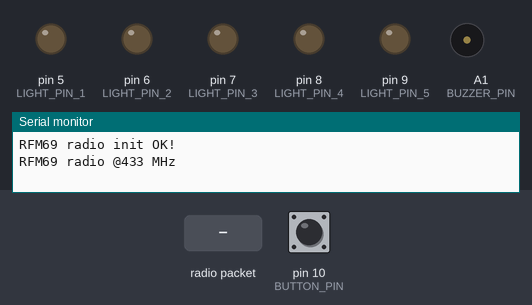
Simulated run of this sketch. Board: Arduino Uno, built for the host (arithmetic inside an expression is 32-bit, double 64-bit). On the bench: output pins drawn as LEDs (lit = HIGH), buzzer (waves = sounding), the last lines printed to the serial monitor. The test bench sets the inputs (shaded band); at power-on: pin 10 (BUTTON_PIN) HIGH. No radio packets arrive unless stated; pins used as bus, display or sensor lines are not drawn.

Above: at 1.2 s.
1.3 s: pin 10 (BUTTON_PIN) pulled LOW for 0.15 s
At 1.72 s:
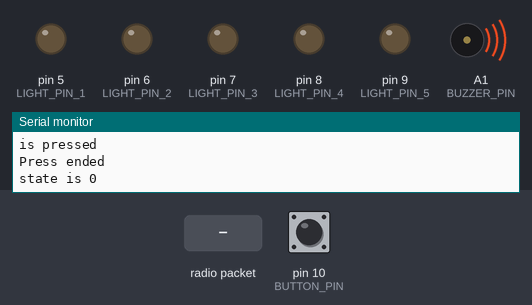
3.3 s: radio packet "1" arrives
At 4.6 s:
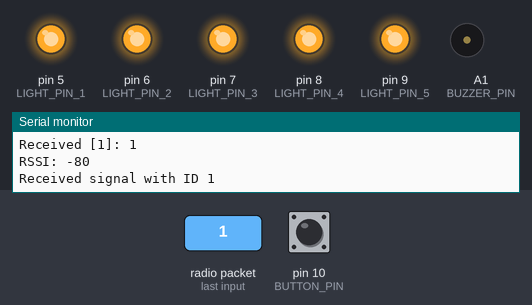
4.9 s: pin 10 (BUTTON_PIN) pulled LOW for 1 s
At 6.4 s:
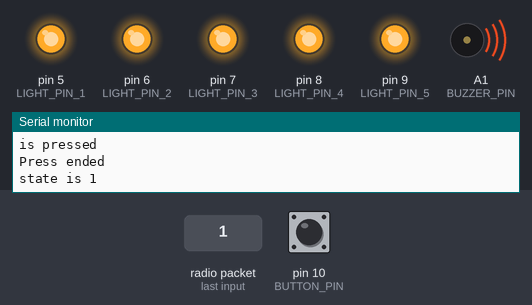
8.0 s: pin 10 (BUTTON_PIN) pulled LOW for 3.2 s
At 12.5 s:
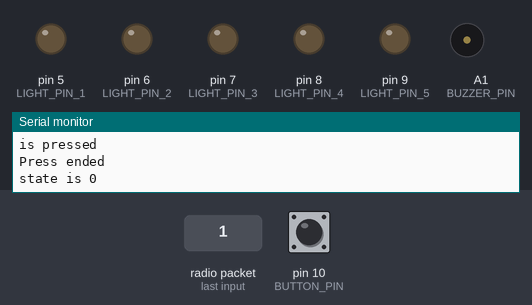
13.0 s: radio packet "0" arrives
At 13.7 s:
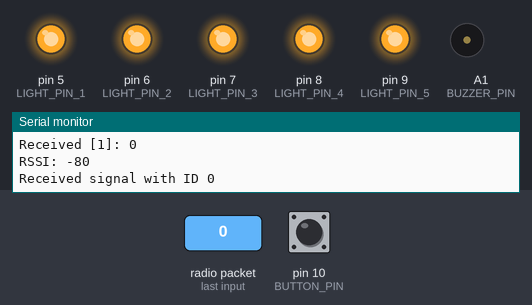
Timing chart, 0 to 21.5 s (numbered marks = the images above; inputs shaded):
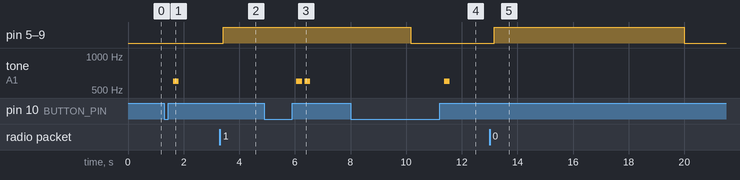

The sketch:

base.ino
```cpp
//RadioHead radio transceiver libraries
#include <SPI.h>
#include <RH_RF69.h>
#include <string.h>

//Demo flags
//Reset interval set to 10 for testing/demo, set to 86400 for daily
#define RESET_INTERVAL_SECONDS 10
//Enable requirement of matching of remote ID to base ID
#define REQUIRE_UID_MATCH false

//IO Pins
#define LIGHT_PIN_1 5
#define LIGHT_PIN_2 6
#define LIGHT_PIN_3 7
#define LIGHT_PIN_4 8
#define LIGHT_PIN_5 9
#define BUZZER_PIN A1
#define BUTTON_PIN 10

//Radio Pins
#define RF69_FREQ 433.0
#define RFM69_CS    4 //CS
#define RFM69_INT   3 //G0
#define RFM69_RST   2 //RST
//#define RADIO_MOSI_PIN 11
//#define RADIO_MISO_PIN 12
//#define RADIO_SCLK_PIN 13
//#define RECEIVER_PIN 13

#define BUZZER_FREQ 600

//Thresholds for analog input for counter numbers
#define ID_SIZE 64
int dipSwitchVals[ID_SIZE] = {0, 21, 47, 68, 98, 117, 138, 156, 191, 207, 225, 239, 260, 272, 287, 299,
                        341, 352, 365, 375, 389, 398, 408, 417, 435, 442, 451, 458, 469, 476, 484, 490,
                        512, 518, 525, 530, 538, 543, 549, 554, 565, 570, 575, 579, 586, 590, 595, 599,
                        615, 619, 623, 626, 632, 635, 639, 642, 649, 653, 656, 659, 664, 666, 670, 672};

//Unique ID of the module for use pairing to remote
#define ID_PIN A0

#define HELD_PRESSES_THRESHOLD 20
#define READOUT_PRESSES_THRESHOLD 3

int LIGHT_STATE;
unsigned long previousMillis = 0;
unsigned long interval = (1000 * RESET_INTERVAL_SECONDS);
int sensorValue = 0;
int baseUID;
int remoteUID;
uint8_t completionState = false;
bool buttonPressed = false;
int consecButtonPress = 0;
String remoteIdRec;

// Singleton instance of the radio driver
RH_RF69 rf69(RFM69_CS, RFM69_INT);

void setup() {
  Serial.begin(9600);
  //Initialize IO
  pinMode(LIGHT_PIN_1, OUTPUT);
  pinMode(LIGHT_PIN_2, OUTPUT);
  pinMode(LIGHT_PIN_3, OUTPUT);
  pinMode(LIGHT_PIN_4, OUTPUT);
  pinMode(LIGHT_PIN_5, OUTPUT);
  pinMode(BUTTON_PIN, INPUT_PULLUP);

  LIGHT_STATE=0;
  baseUID = readCounterVoltageAsDigit(analogRead(ID_PIN));
  //Serial.println("Input: " + String(readCounterVoltageAsDigit(analogRead(ID_PIN))));

  initializeRadio();

}

void loop() {
  //BASE BUTTON
  uint8_t buttonState = digitalRead(BUTTON_PIN);
  //Short button press will trigger audio state readout, long press will callibrate

  if (buttonState == LOW){
    Serial.println("is pressed");
    buttonPressed = true;
    consecButtonPress++;
  }
  //triggered when button stops being pressed
  else if (buttonPressed == true){
    Serial.println("Press ended");
    if (consecButtonPress > HELD_PRESSES_THRESHOLD){
      calibrate();
    }
    else{
      readout();
    }
    buttonPressed = false;
    consecButtonPress = 0;
  }

  //Serial.println("LIGHT_STATE is " + String(LIGHT_STATE));
  //RADIO
  //Check if we have a transmission available
  if (rf69.available()){// && LIGHT_STATE==0){
    Serial.println("attempting receive");
    String remoteUID = receiveTransmission();
    //Flag to easily control if module requires matching ID in signal or be more permissive
    if ((!REQUIRE_UID_MATCH) || (REQUIRE_UID_MATCH && (remoteUID == baseUID))){
      turnOnLights();
      LIGHT_STATE = 1;
      Serial.println("Received signal with ID " + String(remoteUID));
    }
  }

  //RESET LOGIC
  //if time elapsed since last reset is > some interval
  if (millis() - previousMillis > interval){
    reset();
  }
  delay(200);
}

//Callibration logic
void calibrate(){
  //set reset time to half the reset interval from now
  Serial.println("Calibrating");
  previousMillis = millis() - RESET_INTERVAL_SECONDS/2.0*1000;

  //Flash lights and beep 3x
  //Keep light on or off afterwards
  if (LIGHT_STATE == 0){
    turnOnLights();
  }
  tone(BUZZER_PIN, BUZZER_FREQ, 100);
  delay(100);
  turnOffLights();

  delay(200);

  turnOnLights();
  tone(BUZZER_PIN, BUZZER_FREQ, 100);
  delay(100);
  turnOffLights();

  delay(200);

  tone(BUZZER_PIN, BUZZER_FREQ, 100);
  turnOnLights();
  delay(100);
  turnOffLights();

  if (LIGHT_STATE == 1){
    turnOnLights();
  }

}

//Communicate completion state of task with beeps
void readout(){
  if (!LIGHT_STATE){
    tone(BUZZER_PIN, BUZZER_FREQ, 200);
    Serial.println("state is 0");
  }
  if (LIGHT_STATE){
    tone(BUZZER_PIN, BUZZER_FREQ, 200);
    delay(300);
    tone(BUZZER_PIN, BUZZER_FREQ, 200);
    Serial.println("state is 1");
  }
}

//Turn off light, reset time elapsed
void reset(){
    //Serial.println("Resetting!");
    previousMillis += interval;
    turnOffLights();
    LIGHT_STATE = 0;
}

void initializeRadio(){
  //Radio initialization
  while (!Serial) {
    delay(1);}

  pinMode(RFM69_RST, OUTPUT);
  digitalWrite(RFM69_RST, LOW);

  // manual reset
  digitalWrite(RFM69_RST, HIGH);
  delay(10);
  digitalWrite(RFM69_RST, LOW);
  delay(10);

  if (!rf69.init()){
    Serial.println("RFM69 radio init failed");
    while (1);}
  Serial.println("RFM69 radio init OK!");
  if (!rf69.setFrequency(433.0)){
    Serial.println("setFrequency failed");
  }
  rf69.setTxPower(20, true);
  Serial.print("RFM69 radio @");  Serial.print((int)RF69_FREQ);  Serial.println(" MHz");
}

String receiveTransmission(){
    // Should be a message for us now
    uint8_t buf[RH_RF69_MAX_MESSAGE_LEN];
    uint8_t len = sizeof(buf);
    //Serial.println(counterUID);
    Serial.println("got a message!");

    if (rf69.recv(buf, &len)) {
      if (!len) return;
      buf[len] = 0;
      Serial.print("Received [");
      Serial.print(len);
      Serial.print("]: ");
      Serial.println((char*)buf);
      Serial.print("RSSI: ");
      Serial.println(rf69.lastRssi(), DEC);
  } else {
    Serial.println("Receive failed");
  }
  return buf;
}

void turnOnLights(){
  digitalWrite(LIGHT_PIN_1,  HIGH);
  digitalWrite(LIGHT_PIN_2,  HIGH);
  digitalWrite(LIGHT_PIN_3, HIGH);
  digitalWrite(LIGHT_PIN_4, HIGH);
  digitalWrite(LIGHT_PIN_5, HIGH);
}

void turnOffLights(){
  digitalWrite(LIGHT_PIN_1,  LOW);
  digitalWrite(LIGHT_PIN_2, LOW);
  digitalWrite(LIGHT_PIN_3, LOW);
  digitalWrite(LIGHT_PIN_4, LOW);
  digitalWrite(LIGHT_PIN_5, LOW);
}

int avg(int num1, int num2){
  return (num1+num2)/2;
}

int readCounterVoltageAsDigit(int counterVolt){
  int digitRepresented;

  boolean foundRange = false;
  int arrIndex = 0;

  while ((!foundRange) && (arrIndex < ID_SIZE-1)){
    //find avg current index num and next num, commpare to that
    int compareNum = avg(dipSwitchVals[arrIndex], dipSwitchVals[arrIndex+1]);

    if (counterVolt < compareNum){
      digitRepresented = arrIndex;
      foundRange = true;
    }
    arrIndex++;
  }

  if (!foundRange){
    digitRepresented = 63;
  }

  return digitRepresented;
}
```

Measured:
- after the input at 1.3 s, tone on A1 (BUZZER_PIN): silent → 600 Hz after 0.32 s, → silent 0.20 s later
- after the input at 3.3 s, pin 5 (LIGHT_PIN_1), pin 6 (LIGHT_PIN_2), pin 7 (LIGHT_PIN_3), pin 8 (LIGHT_PIN_4), pin 9 (LIGHT_PIN_5): LOW → HIGH after 0.13 s
- after the input at 4.9 s, tone on A1 (BUZZER_PIN): alternates 600 Hz for 0.20 s and silent for 0.10 s, 4 changes in all, then stays silent, starting after 1.2 s
- after the input at 8.0 s, tone on A1 (BUZZER_PIN): silent → 600 Hz after 3.4 s, → silent 0.20 s later
- after the input at 13.0 s, pin 5 (LIGHT_PIN_1), pin 6 (LIGHT_PIN_2), pin 7 (LIGHT_PIN_3), pin 8 (LIGHT_PIN_4), pin 9 (LIGHT_PIN_5): LOW → HIGH after 0.17 s, → LOW 6.8 s later
